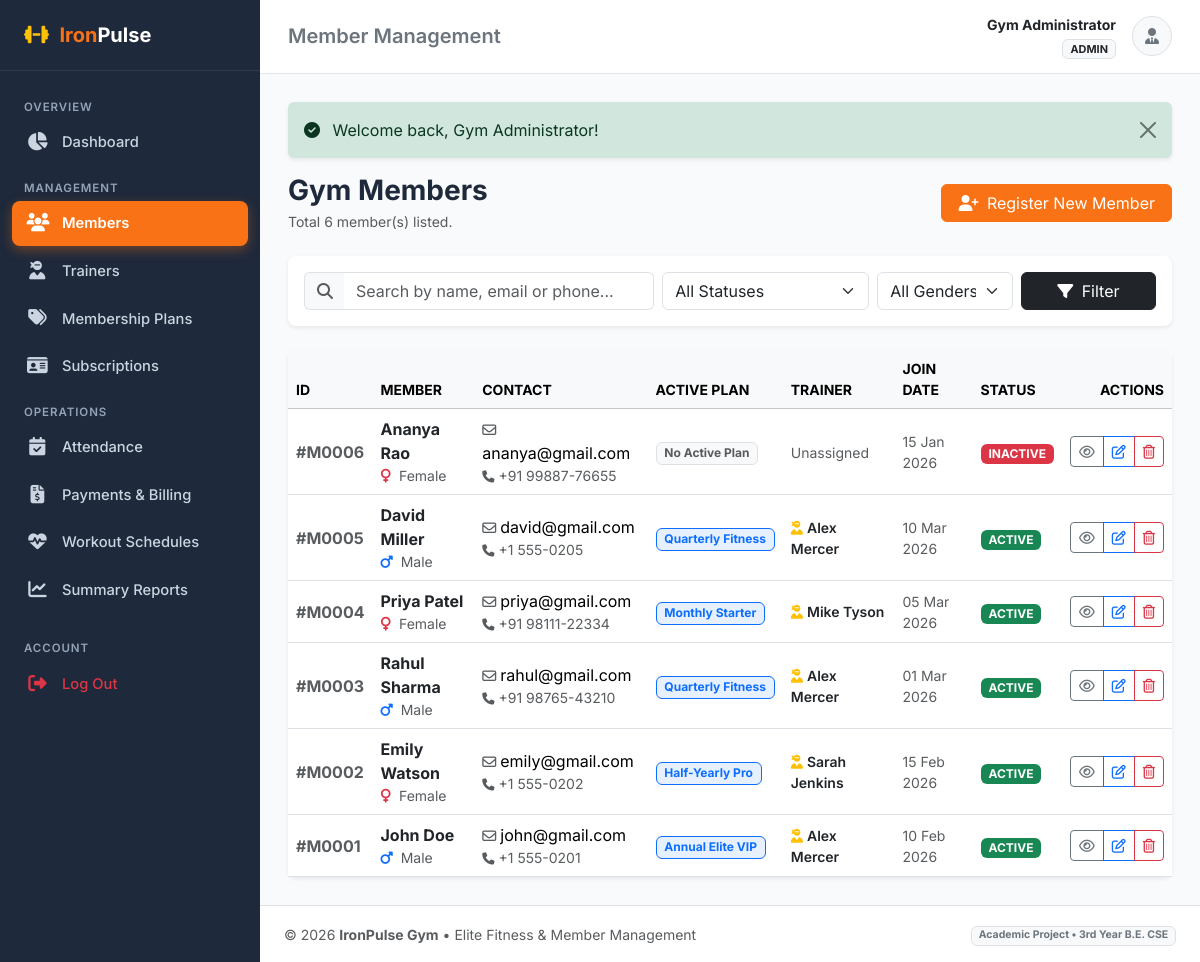
/admin/members.php (signed in), run on the app's committed database.
### tables this page shows
CREATE TABLE `members` (
    `id` INT AUTO_INCREMENT PRIMARY KEY,
    `user_id` INT NOT NULL UNIQUE,
    `gender` ENUM('Male', 'Female', 'Other') NOT NULL DEFAULT 'Male',
    `dob` DATE DEFAULT NULL,
    `address` TEXT DEFAULT NULL,
    `emergency_contact` VARCHAR(30) DEFAULT NULL,
    `trainer_id` INT DEFAULT NULL,
    `join_date` DATE NOT NULL,
    `status` ENUM('active', 'inactive') NOT NULL DEFAULT 'active',
    `created_at` TIMESTAMP DEFAULT CURRENT_TIMESTAMP,
    CONSTRAINT `fk_members_user` FOREIGN KEY (`user_id`) 
        REFERENCES `users` (`id`) ON DELETE CASCADE ON UPDATE CASCADE,
    CONSTRAINT `fk_members_trainer` FOREIGN KEY (`trainer_id`) 
        REFERENCES `trainers` (`id`) ON DELETE SET NULL ON UPDATE CASCADE
);

CREATE TABLE `users` (
    `id` INT AUTO_INCREMENT PRIMARY KEY,
    `name` VARCHAR(100) NOT NULL,
    `email` VARCHAR(120) NOT NULL UNIQUE,
    `password` VARCHAR(255) NOT NULL,
    `role` ENUM('admin', 'trainer', 'member') NOT NULL DEFAULT 'member',
    `phone` VARCHAR(20) DEFAULT NULL,
    `status` ENUM('active', 'inactive') NOT NULL DEFAULT 'active',
    `created_at` TIMESTAMP DEFAULT CURRENT_TIMESTAMP,
    `updated_at` TIMESTAMP DEFAULT CURRENT_TIMESTAMP ON UPDATE CURRENT_TIMESTAMP
);

### admin/members.php (the view, shortened to what this page needs)
<?php
require_once __DIR__ . '/../includes/functions.php';
$pdo = get_db_connection();
$search = trim($_GET['search'] ?? '');
$statusFilter = trim($_GET['status'] ?? 'all');
$genderFilter = trim($_GET['gender'] ?? 'all');
$sql = "
    SELECT m.id AS member_id, m.gender, m.dob, m.join_date, m.status,
           u.id AS user_id, u.name, u.email, u.phone,
           tu.name AS trainer_name,
           (SELECT mp.plan_name
            FROM memberships ms
            JOIN membership_plans mp ON ms.plan_id = mp.id
            WHERE ms.member_id = m.id AND ms.status = 'active'
            ORDER BY ms.id DESC LIMIT 1) AS active_plan
    FROM members m
    JOIN users u ON m.user_id = u.id
    LEFT JOIN trainers t ON m.trainer_id = t.id
    LEFT JOIN users tu ON t.user_id = tu.id
    WHERE 1=1
";
$params = [];
$sql .= " ORDER BY m.id DESC";
$stmt = $pdo->prepare($sql);
$stmt->execute($params);
$members = $stmt->fetchAll();
include __DIR__ . '/../includes/header.php';
?>
<div class="d-flex flex-column flex-md-row justify-content-between align-items-md-center mb-4 gap-3">
    <div>
        <h3 class="fw-bold mb-1">Gym Members</h3>
        <p class="text-muted small mb-0">Total <?= count($members) ?> member(s) listed.</p>
    </div>
    <div>
        <a href="<?= BASE_URL ?>/admin/member_add.php" class="btn btn-primary px-3">
            <i class="fa-solid fa-user-plus me-1"></i> Register New Member
        </a>
    </div>
</div>
<div class="card border-0 shadow-sm rounded-3 mb-4">
    <div class="card-body p-3">
        <form method="GET" action="members.php" class="row g-2 align-items-center">
            <div class="col-md-5">
                <div class="input-group">
                    <span class="input-group-text bg-light border-end-0 text-muted"><i class="fa-solid fa-search"></i></span>
                    <input type="text" name="search" class="form-control border-start-0" placeholder="Search by name, email or phone..." value="<?= htmlspecialchars($search) ?>">
                </div>
            </div>
            <div class="col-md-3">
                <select name="status" class="form-select">
                    <option value="all" <?= $statusFilter === 'all' ? 'selected' : '' ?>>All Statuses</option>
                </select>
            </div>
            <div class="col-md-2">
                <select name="gender" class="form-select">
                    <option value="all" <?= $genderFilter === 'all' ? 'selected' : '' ?>>All Genders</option>
                </select>
            </div>
            <div class="col-md-2 d-flex gap-2">
                <button type="submit" class="btn btn-dark w-100"><i class="fa-solid fa-filter me-1"></i> Filter</button>
            </div>
        </form>
    </div>
</div>
<div class="card border-0 shadow-sm rounded-3">
    <div class="card-body p-0">
        <div class="table-responsive">
            <table class="table table-hover align-middle mb-0">
                <thead class="table-light small text-uppercase">
                    <tr>
                        <th>ID</th>
                        <th>Member</th>
                        <th>Contact</th>
                        <th>Active Plan</th>
                        <th>Trainer</th>
                        <th>Join Date</th>
                        <th>Status</th>
                        <th class="text-end">Actions</th>
                    </tr>
                </thead>
                <tbody>
                    <?php if (!empty($members)): ?>
                        <?php foreach ($members as $m): ?>
                            <tr>
                                <td class="fw-bold text-muted">#M<?= str_pad($m['member_id'], 4, '0', STR_PAD_LEFT) ?></td>
                                <td>
                                    <div class="fw-bold text-dark"><?= htmlspecialchars($m['name']) ?></div>
                                    <div class="small text-muted">
                                        <i class="fa-solid <?= $m['gender'] === 'Female' ? 'fa-venus text-danger' : 'fa-mars text-primary' ?> me-1"></i>
                                        <?= htmlspecialchars($m['gender']) ?>
                                    </div>
                                </td>
                                <td>
                                    <div><i class="fa-regular fa-envelope me-1 text-muted small"></i><?= htmlspecialchars($m['email']) ?></div>
                                    <div class="small text-muted"><i class="fa-solid fa-phone me-1 text-muted small"></i><?= htmlspecialchars($m['phone'] ?? 'N/A') ?></div>
                                </td>
                                <td>
                                    <?php if ($m['active_plan']): ?>
                                        <span class="badge bg-primary bg-opacity-10 text-primary border border-primary"><?= htmlspecialchars($m['active_plan']) ?></span>
                                    <?php else: ?>
                                        <span class="badge bg-light text-muted border">No Active Plan</span>
                                    <?php endif; ?>
                                </td>
                                <td>
                                    <?php if ($m['trainer_name']): ?>
                                        <div class="small fw-semibold text-dark"><i class="fa-solid fa-user-ninja text-warning me-1"></i><?= htmlspecialchars($m['trainer_name']) ?></div>
                                    <?php else: ?>
                                        <span class="text-muted small">Unassigned</span>
                                    <?php endif; ?>
                                </td>
                                <td class="small text-muted"><?= format_date($m['join_date']) ?></td>
                                <td><?= get_status_badge($m['status']) ?></td>
                                <td class="text-end">
                                    <div class="btn-group btn-group-sm">
                                        <a href="<?= BASE_URL ?>/admin/member_view.php?id=<?= $m['member_id'] ?>" class="btn btn-outline-secondary" title="View Details">
                                            <i class="fa-regular fa-eye"></i>
                                        </a>
                                        <a href="<?= BASE_URL ?>/admin/member_edit.php?id=<?= $m['member_id'] ?>" class="btn btn-outline-primary" title="Edit Member">
                                            <i class="fa-regular fa-pen-to-square"></i>
                                        </a>
                                        <a href="<?= BASE_URL ?>/admin/member_delete.php?id=<?= $m['member_id'] ?>" class="btn btn-outline-danger" title="Delete Member" data-confirm-delete="Are you sure you want to delete member '<?= htmlspecialchars($m['name']) ?>'? All associated memberships, attendances, and payments will also be deleted.">
                                            <i class="fa-regular fa-trash-can"></i>
                                        </a>
                                    </div>
                                </td>
                            </tr>
                        <?php endforeach; ?>
                    <?php endif; ?>
                </tbody>
            </table>
        </div>
    </div>
</div>
<?php include __DIR__ . '/../includes/footer.php'; ?>

### includes/functions.php (shortened to what this page needs)
<?php
function format_date($dateStr, $format = 'd M Y') {
    $timestamp = strtotime($dateStr);
    return $timestamp ? date($format, $timestamp) : 'N/A';
}
function get_status_badge($status) {
    $statusLower = strtolower(trim((string)$status));
    $badgeClass = 'bg-secondary';
    switch ($statusLower) {
        case 'active':
        case 'paid':
        case 'present':
            $badgeClass = 'bg-success';
            break;
        case 'expired':
        case 'inactive':
        case 'failed':
        case 'absent':
        case 'cancelled':
            $badgeClass = 'bg-danger';
            break;
    }
    return '<span class="badge ' . $badgeClass . ' text-uppercase px-2 py-1">' . htmlspecialchars(ucfirst($status)) . '</span>';
}

### assets/css/custom.css (style rules this page uses)
:root { --primary-color: #f97316; --primary-hover: #ea580c; --dark-bg: #0f172a; --sidebar-bg: #1e293b; --sidebar-hover: #334155; --body-bg: #f8fafc; --card-border: #e2e8f0; --text-main: #1e293b; --text-muted: #64748b; }
body { background-color: var(--body-bg); color: var(--text-main); font-family: 'Inter', -apple-system, BlinkMacSystemFont, "Segoe UI", Roboto, sans-serif; min-height: 100vh; display: flex; flex-direction: column; }
.btn-primary { background-color: var(--primary-color); border-color: var(--primary-color); }

### data on the page
members: id "0006", user.name "Ananya Rao", gender "Female", user.email "ananya@gmail.com", user.phone "+91 99887-76655", shows "No Active Plan", shows "Unassigned", join_date "15 Jan 2026", status "INACTIVE"
members: id "0005", user.name "David Miller", gender "Male", user.email "david@gmail.com", user.phone "+1 555-0205", active_plan "Quarterly Fitness", users.name "Alex Mercer", join_date "10 Mar 2026", status "ACTIVE"
members: id "0004", user.name "Priya Patel", gender "Female", user.email "priya@gmail.com", user.phone "+91 98111-22334", active_plan "Monthly Starter", users.name "Mike Tyson", join_date "05 Mar 2026", status "ACTIVE"
members: id "0003", user.name "Rahul Sharma", gender "Male", user.email "rahul@gmail.com", user.phone "+91 98765-43210", active_plan "Quarterly Fitness", users.name "Alex Mercer", join_date "01 Mar 2026", status "ACTIVE"
members: id "0002", user.name "Emily Watson", gender "Female", user.email "emily@gmail.com", user.phone "+1 555-0202", active_plan "Half-Yearly Pro", users.name "Sarah Jenkins", join_date "15 Feb 2026", status "ACTIVE"
members: id "0001", user.name "John Doe", gender "Male", user.email "john@gmail.com", user.phone "+1 555-0201", active_plan "Annual Elite VIP", users.name "Alex Mercer", join_date "10 Feb 2026", status "ACTIVE"

### other printed values
$pageTitle "Member Management"
$currentUser['name'] "Gym Administrator"
$currentUser['role'] "ADMIN"
$flash['text'] "Welcome back, Gym Administrator!"
count($members) "6"
APP_NAME "IronPulse Gym"
APP_TAGLINE "Elite Fitness & Member Management"
